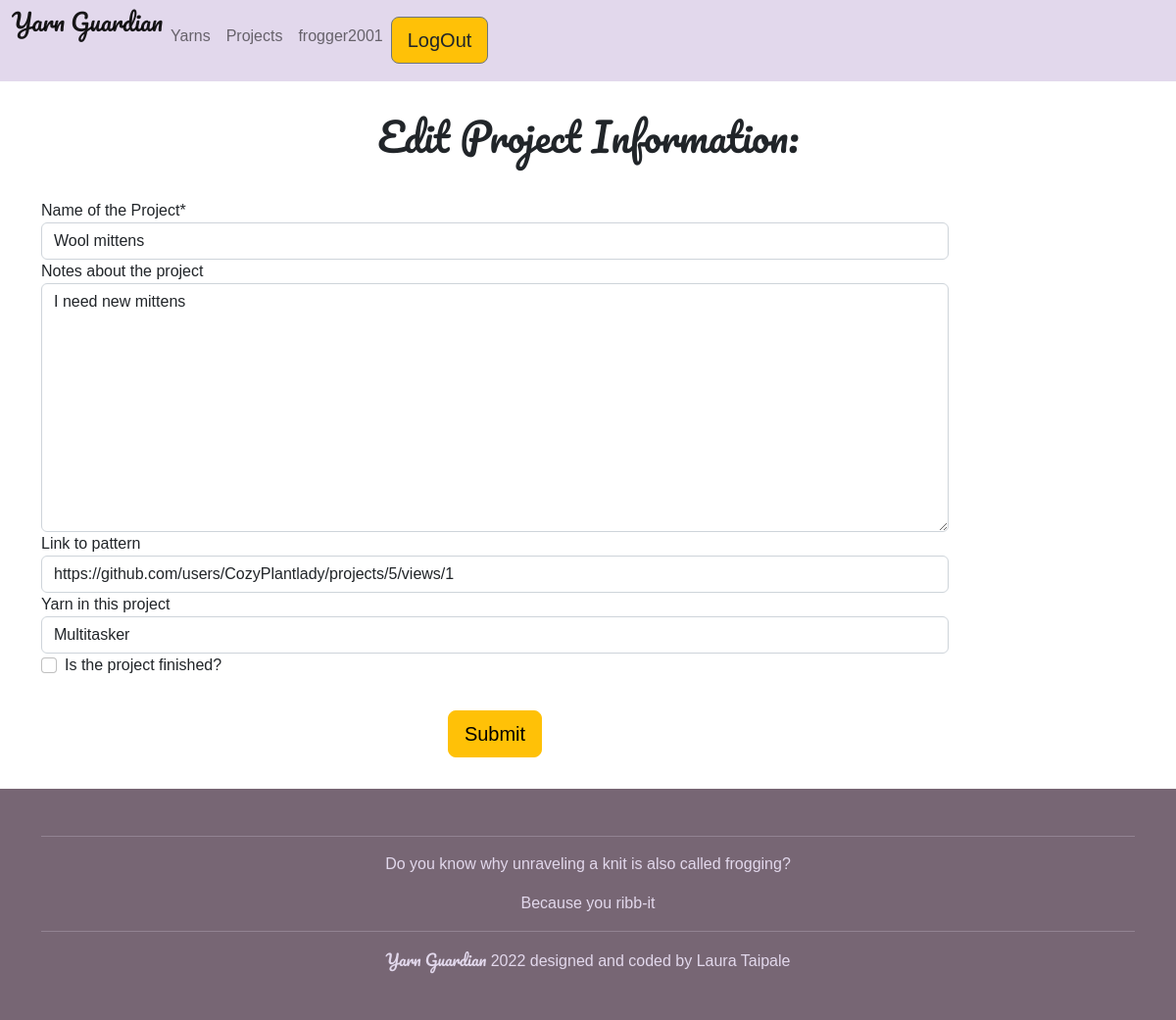
The app's page /edit_project/1 (signed in) with its own data.
### stash/models.py (models this page shows, shortened)
class Project(models.Model):
    name = models.CharField(max_length=50, null=True, blank=False,
                            verbose_name=u"Name of the Project")
    body = models.TextField(blank=True,
                            verbose_name=u"Notes about the project")
    user = models.ForeignKey(User, on_delete=models.CASCADE,
                             default='')
    link = models.URLField(default='', blank=True,
                           verbose_name=u"Link to pattern")
    yarn = models.ForeignKey(Yarn, on_delete=models.SET_NULL, default='',
                             null=True, blank=True,
                             verbose_name=u"Yarn in this project")
    finished = models.BooleanField(default=False,
                                   verbose_name=u"Is the project finished?")

class Yarn(models.Model):
    name = models.CharField(max_length=50, null=True, blank=False,
                            verbose_name=u"Name of the Yarn")
    body = models.TextField(blank=True, verbose_name=u"Notes about the yarn")
    user = models.ForeignKey(User, on_delete=models.CASCADE, default='')
    producer = models.CharField(max_length=50, verbose_name=u"Producer's name")
    color_group = models.CharField(
        max_length=10, blank=True, default='')
    color_name = models.CharField(
        max_length=50, blank=True, default='',
        verbose_name=u"Color name")
    color_code = models.CharField(
        max_length=6, blank=True, default='',
        verbose_name=u"Producer's color code")
    amount = models.IntegerField(null=True, blank=True, default='',
                                 verbose_name=u"How much yarn you have? (g)")
    weight = models.CharField(max_length=11, blank=True, default='')
    material = models.CharField(max_length=100, null=True, blank=True)
    favorite = models.BooleanField(blank=True, default=False)
    frogged = models.BooleanField(blank=True, default=False)
    def __str__(self):
        return self.name

### stash/views.py (the view, shortened to what this page needs)
# urls.py: path('edit_project/<project_id>', views.edit_project, name='edit_project'),
def edit_project(request, project_id):
    project = get_object_or_404(Project, id=project_id)
    form = AddProjectForm(instance=project)
    context = {
        'form': form
    }
    return render(request, 'stash/edit_project.html', context, )

### stash/forms.py
class AddProjectForm(ModelForm):
    class Meta:
        model = Project
        fields = ['name', 'body', 'link', 'yarn', 'finished', ]

### templates/stash/edit_project.html (shortened to what this page needs)
{% extends "base.html" %}
{% load crispy_forms_tags %}
{% block content %}
    {% if user.is_authenticated %}
    <div class="container">
        <h1 class="special-font extra-fluff text-center">Edit Project Information:</h1>
        <div class="row">
            <div class="col-10">
                <form method="POST" enctype="multipart/form-data">
                {{ form | crispy }}
                    <div class="text-center extra-fluff ">
                        <button type="submit" class="btn btn-warning btn-lg">Submit</button>
                    </div>
                </form>
            </div>
        </div>
    </div>
    {% else %}
    <p> Please login to start using Yarn Guardian!</p>
    {% endif %}
</div>
{% endblock %}

### templates/base.html (shortened to what this page needs)
<!DOCTYPE html>
{% load static %}
<html lang="en">
<head>
    <link rel="stylesheet"
        href="https://cdn.jsdelivr.net/npm/bootstrap@5.2.2/dist/css/bootstrap.min.css">
    <link rel="stylesheet" href="{% static 'style.css' %}" type="text/css">
</head>
<body>
    {% if user.is_authenticated %}
    <div class=" container-fluid sticky-top" style="background-color: #E2D8EC;">
        <nav class="navbar navbar-expand-lg navbar-light">
            <div class="row">
                <div class="col-5">
                    <a class="navbar-brand special-font" href="{% url 'home' %}"><h4>Yarn Guardian</h4></a>
                </div>
            </div>
            <div class="row justify-content-between">
                <div class="col-5">
                    <div class="collapse navbar-collapse" id="navbarNavAltMarkup">
                        <div class="navbar-nav">
                            <a class="nav-item nav-link" aria-label="Yarn stash" href="{% url 'get_stash' %}">Yarns</a>
                            <a class="nav-item nav-link" aria-label="Project page" href="{% url 'get_projects' %}">Projects</a>
                            <a class="nav-item nav-link" aria-label="Your userpage" href="{% url 'user_page' %}">{{ user.username }}</a>
                            <a class="text-decoration-none text-dark btn btn-warning btn-outline-secondary btn-lg" aria-label="Log out from app" href="{% url 'account_logout' %}">LogOut</a>
                        </div>
                    </div>
                </div>
            </div>
        </nav>
    </div>
    {% endif %}
    <div>
    {% block content %}{% endblock content %}
    <footer>
        <div class="container mx-auto extra-fluff text-center">
            <div class="row">
                <div class="col">
                    <hr>
                    <p>Do you know why unraveling a knit is also called frogging?</p>
                    <p>Because you ribb-it</p>
                    <hr>
                    <p><span class="special-font">Yarn Guardian</span> 2022 designed and coded by Laura Taipale</p>
                </div>
            </div>
        </div>
    </footer>
</body>
</html>

### static/style.css (style rules this page uses)
body { font-family: 'Titillum Web', sans-serif; }
footer { background-color: #776674; color:#E2D8EC; }
.special-font { font-family: 'Pacifico', sans-serif; }
.extra-fluff { padding-top: 2rem; padding-bottom: 2rem; }

### records on screen
Project: name "Wool mittens", body "I need new mittens", link "https://github.com/users/CozyPlantlady/projects/5/views/1", yarn "Multitasker"

### other values on screen
{{ user.username }} "frogger2001"
